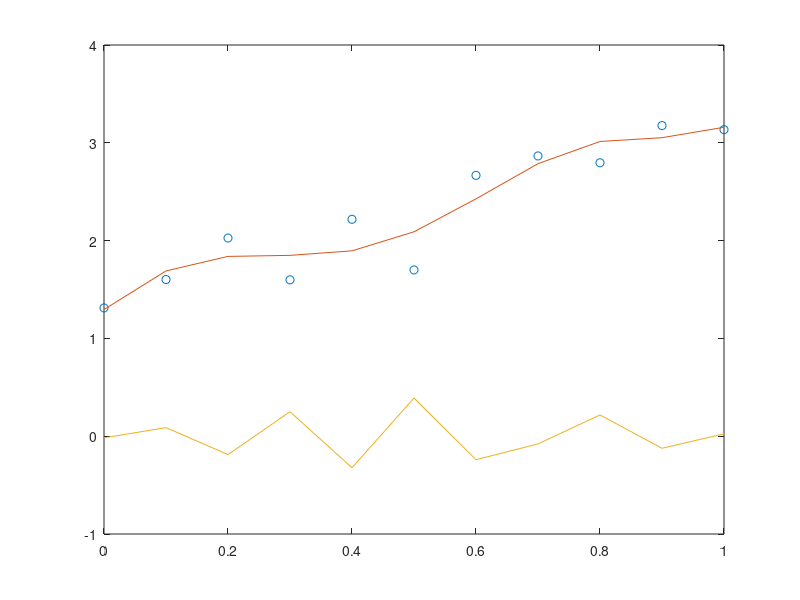

Recreate this plot in MATLAB.

n=10

xmax=1.0

x=0:xmax/n:xmax

a=exp(x)+rand(1,n+1)

p=polyfit(x,a,6)



f=polyval(p,x)

residuals=f-a


plot(x,a, 'o')
hold on

plot(x,f)

plot(x,residuals)
